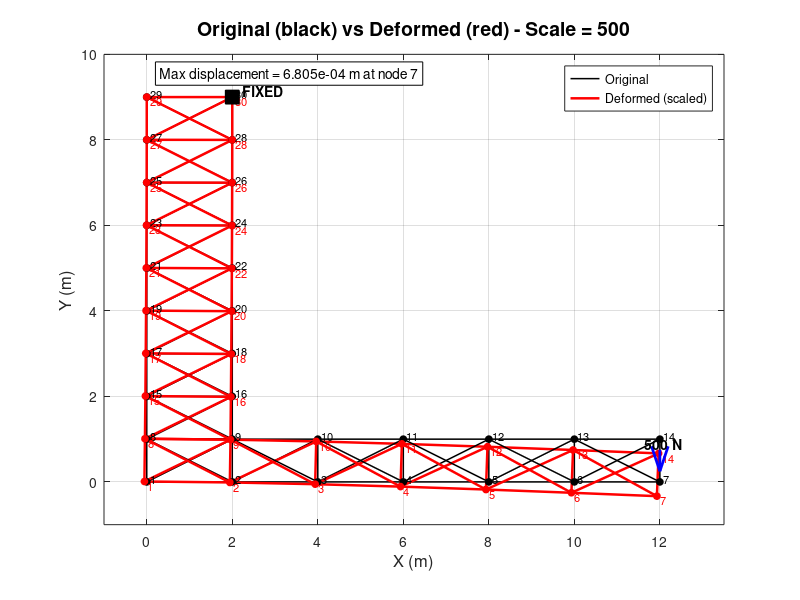

Here is the MATLAB script that generated this plot:
%% 2-D GRID STRUCTURE - FEM ANALYSIS
clear;clc;close all

% Material, area and load
E=210e9; A=5e-3; P=500;
scale=500;                         % DOUBLE deformation visualization

% Nodes [x y]
N=[0 0;2 0;4 0;6 0;8 0;10 0;12 0;
   0 1;2 1;4 1;6 1;8 1;10 1;12 1;
   0 2;2 2;0 3;2 3;0 4;2 4;0 5;2 5;
   0 6;2 6;0 7;2 7;0 8;2 8;0 9;2 9];

% Elements
e=[1 2;2 3;3 4;4 5;5 6;6 7;
   8 9;9 10;10 11;11 12;12 13;13 14;
   1 8;2 9;3 10;4 11;5 12;6 13;7 14;
   1 9;8 2;2 10;9 3;3 11;10 4;4 12;11 5;
   5 13;12 6;6 14;13 7;
   8 15;15 17;17 19;19 21;21 23;23 25;25 27;27 29;
   9 16;16 18;18 20;20 22;22 24;24 26;26 28;28 30;
   8 9;15 16;17 18;19 20;21 22;23 24;25 26;27 28;29 30;
   8 16;15 9;15 18;17 16;17 20;19 18;19 22;21 20;
   21 24;23 22;23 26;25 24;25 28;27 26;27 30;29 28];

% Global stiffness matrix
nd=2*size(N,1);
K=zeros(nd);

for i=1:size(e,1)
    n1=e(i,1); n2=e(i,2);
    dx=N(n2,1)-N(n1,1);
    dy=N(n2,2)-N(n1,2);
    L=hypot(dx,dy);
    c=dx/L;
    s=dy/L;

    ke=E*A/L*[c^2 c*s -c^2 -c*s;
               c*s s^2 -c*s -s^2;
              -c^2 -c*s c^2 c*s;
              -c*s -s^2 c*s s^2];

    d=[2*n1-1 2*n1 2*n2-1 2*n2];
    K(d,d)=K(d,d)+ke;
end

% Load
F=zeros(nd,1);
F(14)=-P;                         % 500 N downward at Node 7

% Supports
% Node 30 fixed in X and Y
% Node 29 restrained in Y
fix=[58 59 60];
free=setdiff(1:nd,fix);

% FEM solution
U=zeros(nd,1);
U(free)=K(free,free)\F(free);

% Displacements
Ux=U(1:2:end);
Uy=U(2:2:end);
D=hypot(Ux,Uy);

[dm,nm]=max(D);

% Deformed coordinates
Nd=N+scale*[Ux Uy];

%% Plot
figure('Color','w','Position',[100 50 1100 650])
hold on
grid on
box on

% Original and deformed members
for i=1:size(e,1)

    n1=e(i,1);
    n2=e(i,2);

    % Original - Black
    plot(N([n1 n2],1),N([n1 n2],2), ...
        'k-','LineWidth',1.1)

    % Deformed - Red
    plot(Nd([n1 n2],1),Nd([n1 n2],2), ...
        'r-','LineWidth',1.8)
end

% Original nodes
plot(N(:,1),N(:,2),'ko', ...
    'MarkerFaceColor','k','MarkerSize',5)

% Deformed nodes
plot(Nd(:,1),Nd(:,2),'ro', ...
    'MarkerFaceColor','r','MarkerSize',5)

% Node numbers
for i=1:size(N,1)

    text(N(i,1)+0.08,N(i,2)+0.07, ...
        num2str(i),'Color','k','FontSize',8)

    text(Nd(i,1)+0.08,Nd(i,2)-0.10, ...
        num2str(i),'Color','r','FontSize',8)
end

% Fixed support
plot(N(30,1),N(30,2),'ks', ...
    'MarkerFaceColor','k','MarkerSize',10)

text(2.25,9.15,'FIXED', ...
    'FontWeight','bold')

% Load arrow
quiver(12,0.75,0,-0.5,0, ...
    'b','LineWidth',2,'MaxHeadSize',0.7)

text(11.65,0.9,'500 N', ...
    'FontWeight','bold')

% Axis labels
xlabel('X (m)','FontSize',12)
ylabel('Y (m)','FontSize',12)

% Title
title(sprintf( ...
    'Original (black) vs Deformed (red) - Scale = %g',scale), ...
    'FontSize',14,'FontWeight','bold')

% Legend
legend('Original','Deformed (scaled)', ...
    'Location','northeast')

axis equal
xlim([-1 13.5])
ylim([-1 10])

% Maximum displacement
text(0.3,9.55, ...
    sprintf('Max displacement = %.3e m at node %d',dm,nm), ...
    'BackgroundColor','w', ...
    'EdgeColor','k', ...
    'FontSize',10)

% Command window result
fprintf('\n============================================\n')
fprintf('       2-D GRID FEM ANALYSIS\n')
fprintf('============================================\n')
fprintf('Maximum displacement = %.6e m\n',dm)
fprintf('Maximum displacement at Node = %d\n',nm)
fprintf('Visualization scale = %g\n',scale)
fprintf('============================================\n')
